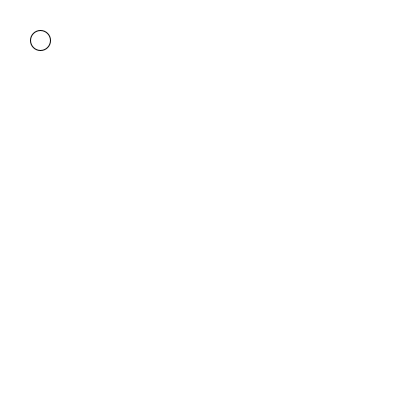
Frame 1 (no input)
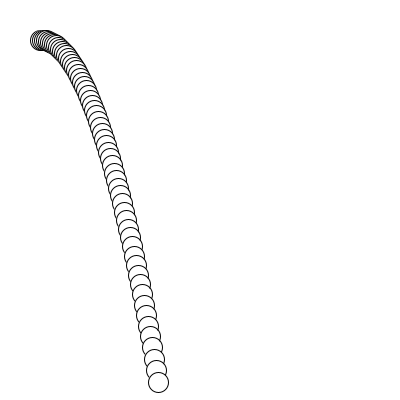
Frame 60 (the mouse pressed at the canvas centre just before this capture)
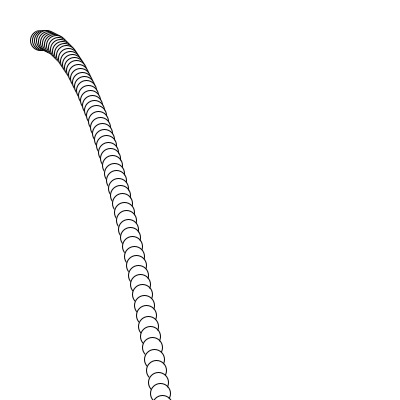
Frame 120 (the mouse held since frame 60 and released just before this capture)

The Processing sketch that drew these frames (run headless with seeded random() and noise(); from frame 60 on, the mouse is pressed at the canvas centre):

// Processing sketch: FallingBall
// ── FallingBall.pde
// Session 1 completed example: the independent extension.
// ySpeed changes every frame too, so the ball speeds up like a thrown object.
// There is no background() in draw(), so every frame stays on screen as a trail.

float x = 40;
float y = 40;
float xSpeed = 2;
float ySpeed = 0;
float gravity = 0.2;

void setup() {
  size(400, 400);
  background(255);
}

void draw() {
  circle(x, y, 20);
  x = x + xSpeed;
  y = y + ySpeed;
  ySpeed = ySpeed + gravity;
}
